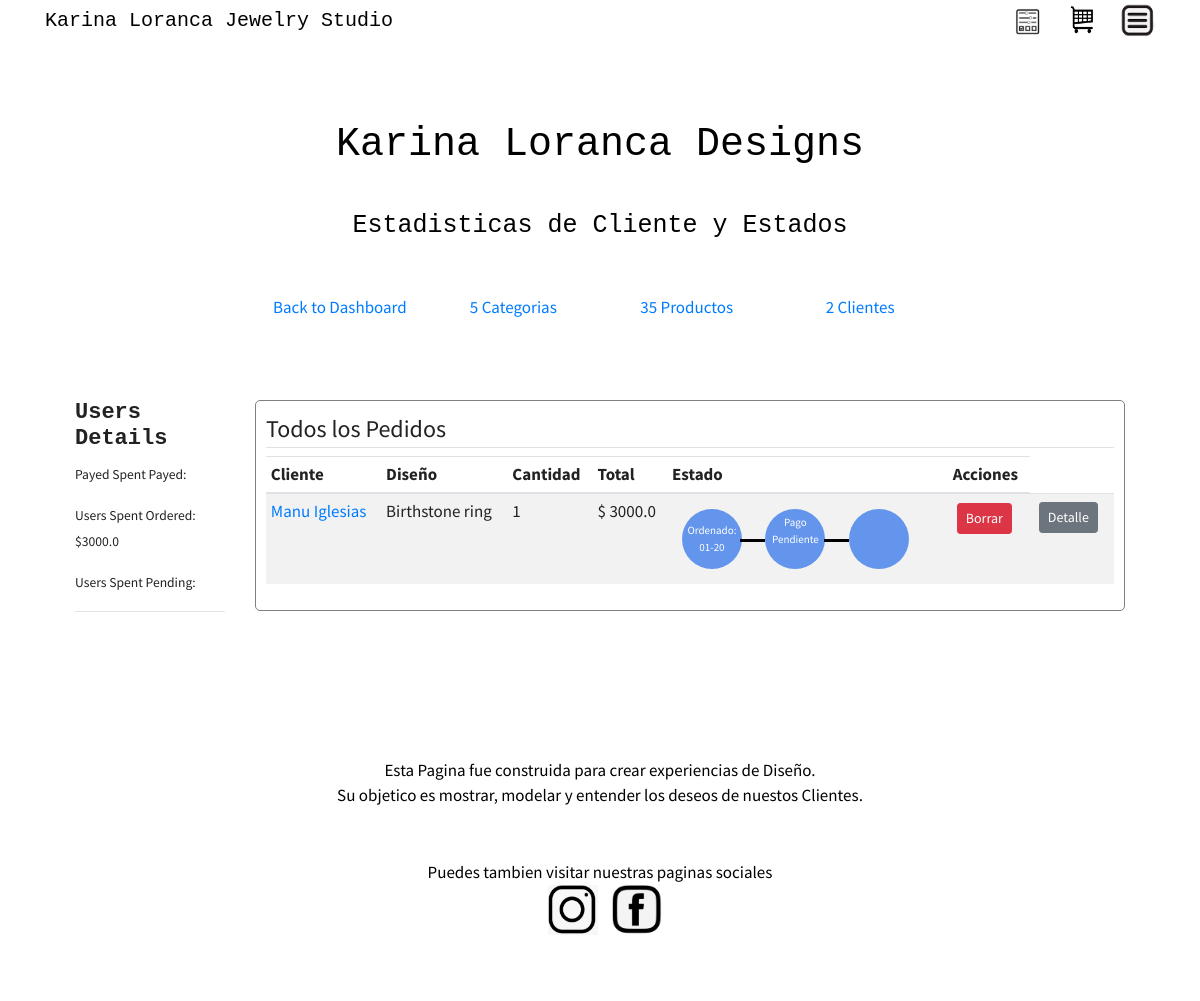
The page /admin/user_details (signed in) on the database its author committed.
### kl_designs/models.py (models this page shows, shortened)
class Item(db.Model):
    __table_args__ = {'extend_existing': True}
    itemid = db.Column(db.Integer, primary_key=True)
    quantity = db.Column(db.Integer, nullable=True)
    size = db.Column(db.Integer, nullable=True)
    status = db.Column(db.String, default='pending')
    product_name = db.Column(db.String(100), nullable=True)
    category_name = db.Column(db.String(100), nullable=True)
    description = db.Column(db.String(100), nullable=True)
    price = db.Column(db.DECIMAL)
    image_file = db.Column(db.String(20), nullable=True, default='default.jpg')
    image_file_2 = db.Column(db.String(20), nullable=True, default='default.jpg')
    image_file_3 = db.Column(db.String(20), nullable=True, default='default.jpg')
    order_date = db.Column(db.DateTime, nullable=True)
    delivery_date = db.Column(db.DateTime, nullable=True)
    received_date = db.Column(db.DateTime, nullable=True)
    deliveryid = db.Column(db.Integer, nullable=True)
    carrier = db.Column(db.String(100), nullable=True)
    userid = db.Column(db.Integer, db.ForeignKey('user.id'), nullable=False)
    users = db.relationship(User)
    product_items = db.relationship('Product', backref='product_item', lazy=True)

class User(db.Model, UserMixin):
    __table_args__ = {'extend_existing': True}
    id = db.Column(db.Integer, primary_key=True)
    fname = db.Column(db.String(20), unique=True, nullable=False)
    role = db.Column(db.String, default='user')
    email = db.Column(db.String(120), unique=True, nullable=False)
    image_file = db.Column(db.String(20), nullable=False, default='default.jpg')
    password = db.Column(db.String(60), nullable=False)
    complete_address1 = db.Column(db.String(200), unique=False, nullable=False)
    zipcode = db.Column(db.String(20), unique=False, nullable=False)
    phone = db.Column(db.String(20), nullable=False)
    cart_items = db.relationship('Item', backref='author', lazy=True)
    comments = db.relationship('Comments', backref='contributor', lazy=True)

### kl_designs/views/admins/routes_admins.py (the view)
@admins.route("/admin/user_details", methods=['GET', 'POST'])
@login_required
def user_stats():
    items_all_status = Item.query.all()
    category_count = db.session.query(Category.id).count()
    user_count = db.session.query(User.id).count()
    product_count = db.session.query(Product.productid).count()
    revenue_pending = db.session.query(func.sum(Item.price * Item.quantity)).filter_by(status='pending').scalar()
    revenue_ordered = db.session.query(func.sum(Item.price * Item.quantity)).filter_by(status='Ordered').scalar()
    payed_ordered = db.session.query(func.sum(Item.price * Item.quantity)).filter_by(status='Payed').scalar()
    return render_template('admin/admin_user_stats.html', items_all_status=items_all_status,
                           revenue_pending=revenue_pending, revenue_ordered=revenue_ordered,
                           payed_ordered=payed_ordered, user_count=user_count,
                           category_count=category_count, product_count=product_count
                           )

### kl_designs/models.py (called while the page is built)
@login_manager.user_loader
def load_user(user_id):
    return User.query.get(int(user_id))

### kl_designs/templates/admin/admin_user_stats.html (shortened to what this page needs)
{% extends 'main/layout.html' %}
{% block additional_css %}
<link rel="stylesheet" type="text/css" href="{{ url_for('static', filename='uxdes4.css') }}"/>
    <link rel="stylesheet" type="text/css" href="{{ url_for('static', filename='view_admin.css') }}"/>
{% endblock %}
{% block main_content %}
    <div class="container">
    {% if current_user.is_authenticated %}
    <div class="hero">
        <h1>Karina Loranca Designs</h1>
    <small>
      Estadisticas de Cliente y Estados
    </small>
    </div>
    <div class="stats">
        <div class="stat"><a href="{{ url_for('admins.index') }}"> Back to Dashboard </a></div>
        <div class="stat">{% if category_count %}<a href="{{ url_for('categories.table_categories') }}"> {{ category_count }} Categorias </a> {% endif %}</div>
        <div class="stat"> {% if product_count %} <a href="{{ url_for('products.table_products') }}">{{ product_count }} Productos</a>  {% endif %}</div>
        <div class="stat"> {% if user_count %} <a href="{{ url_for('admins.user_stats') }}">{{ user_count }} Clientes</a>  {% endif %}</div>
    </div>
        <div class="row">
            <div class="col-md-2">
                <div class="actions">
                    <h2>Users Details</h2>
                    <p><small>Payed Spent Payed: {% if payed_ordered %} ${{ "{0:.1f}".format(payed_ordered) }} {% endif %}</small></p>
                    <p><small>Users Spent Ordered: {% if revenue_ordered %} ${{ "{0:.1f}".format(revenue_ordered) }} {% endif %}</small></p>
                    <p><small>Users Spent Pending: {% if revenue_pending %} ${{ "{0:.1f}".format(revenue_pending) }} {% endif %}</small></p>
                    <hr>
                </div>
            </div>
            <div class="col-md-10">
                <div class="content-section-admin-user">
                    <legend class="border-bottom mb-2">Todos los Pedidos</legend>
                    <div class="table-responsive">
                        <table class="table table-sm table-condensed table-striped" id="Cart">
                            <thead>
                            <tr>
                                <th scope="col">Cliente</th>
                                <th scope="col">Diseño</th>
                                <th scope="col">Cantidad</th>
                                <th scope="col">Total</th>
                                <th scope="col">Estado</th>
                                <th scope="col">Acciones</th>
                            </tr>
                            </thead>
                            <tbody>
                            {% for i in items_all_status %}
                                <td scope="col"><a href="{{ url_for('admins.user_account', id=i.userid) }}"> {{ i.author.fname }}</a></td>
                                <td scope="col"> {{ i.product_name }}</td>
                                <td scope="col"> {{ i.quantity }} </td>
                                <td scope="col">  $ {{ "{0:.1f}".format((i.price)*(i.quantity)) }}</td>
                                <td class="status">
                                            <div class="left-box">
                                                <div class="big-circle circle">
                                                    <div class="circle-content">
                                                    {% if i.order_date %} Ordenado:
                                                        {{i.order_date.strftime('%m-%d')}} {% endif %}
                                                    </div>
                                                </div>
                                            </div>
                                            <div class="right-box">
                                                <div class="circle one">
                                                    <div class="circle-content">
                                                    {% if i.status == "Ordered" %} Pago Pendiente {% endif %}
                                                    </div>
                                                </div>
                                            </div>
                                            <div class="right-box">
                                                <div class="circle purple two">
                                                    <div class="circle-content"></div>
                                                    <div class="circle-content">
                                                    </div>
                                                </div>
                                            </div>
                                        </td>
                                <td scope="col"> <button type="button" class="btn btn-danger btn-sm m-1" data-toggle="modal" data-target="#deleteModal">Borrar</button></td>
                                <td scope="col"> <a class="btn btn-secondary btn-sm m-1" href="{{ url_for('admins.delivery_detail', itemid=i.itemid) }}">Detalle</a> </td>
                            {% endfor %}
                            </tbody>
                        </table>
                    </div>
                </div>
            </div>
        </div>
    {% endif %}
    </div>
{% endblock main_content %}

### kl_designs/static/uxdes4.css (style rules this page uses)
.hero { background-color: white; color: black; font-size: 18px; font-family: Consolas, "andale mono", "lucida console", monospace; padding: 50px 0px; text-align: center; }
.hero h1 { padding: 30px; }
.hero small { font-size: 25px; }

### kl_designs/static/view_admin.css (style rules this page uses)
.row { margin-top: 50px; padding: 30px; }
h2 { font-family: Consolas, "andale mono", "lucida console", monospace; font-size: 22px; font-weight: bold; }
.left-box, .center-box, .right-box { vertical-align: middle; display: inline-block; padding: 10px; }
.circle { border-radius: 100%; background: cornflowerblue; text-align: center; position: relative; display: table; height: 60px; z-index: 10; color: #fff; width: 60px; }
.circle .circle-content { vertical-align: middle; display: table-cell; font-size: 11px; }
.circle.two:before, .circle.one:before { transform: rotate(0deg); position: absolute; margin: 0 -20px 5 5; background: #000; width: 25px; content: ''; height: 3px; right: 100%; z-index: -100; top: 50%; }
.content-section-admin-user { margin-top: 0px; margin-left: 0px; margin-right: auto; max-width: 900px; background-color: white; border: 1px solid gray; border-radius: 5px; padding: 10px; }
.stats { padding: 0px; text-align: center; }
.stats .stat { display: inline-block; min-width: 170px; }

### rows shown on the page
Item: author.fname "Manu Iglesias", product_name "Birthstone ring", quantity "1", (i.price)*(i.quantity) "3000.0", order_date "01-20", status "Pago Pendiente"

### other values the page prints
{{ category_count }} "5"
{{ product_count }} "35"
{{ user_count }} "2"
{{ "{0:.1f}".format(revenue_ordered) }} "3000.0"
